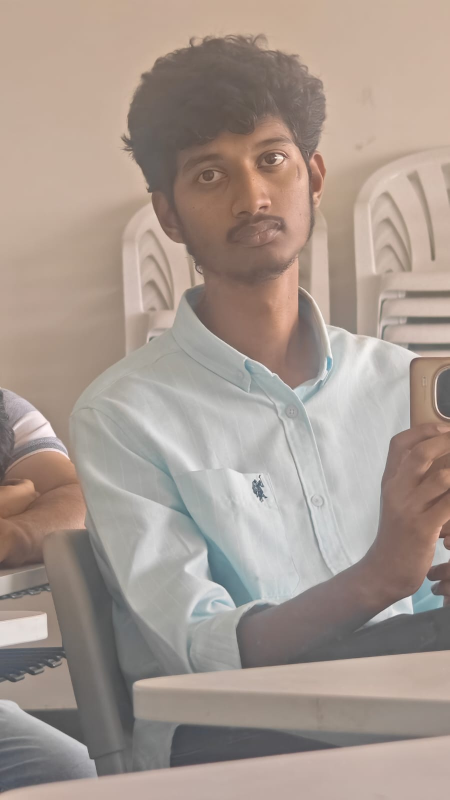
#> input picture Projects/trained_data/pavan.jpeg, 899 x 1599 px (shown at 1/2 size)
$ jupyter execute face_recognition.ipynb
#> lines starting #> are read from the running program, lines starting #| are printed output that depends on the picture
[cell 1]
import os
import cv2
import numpy as np
import matplotlib.pyplot as plt

def detect_face(img):
    gray = cv2.cvtColor(img, cv2.COLOR_BGR2GRAY)
    gray = cv2.equalizeHist(gray)
    face_cascade = cv2.CascadeClassifier(
        cv2.data.haarcascades + 'haarcascade_frontalface_alt.xml'
    )
    faces = face_cascade.detectMultiScale(gray, scaleFactor=1.1, minNeighbors=4)

    if len(faces) == 0:
        return None, None

    (x, y, w, h) = faces[0]
    face_roi = gray[y:y+h, x:x+w]
    face_roi = cv2.resize(face_roi, (200, 200))
    return face_roi, faces[0]

DATASET_PATH = "trained_data"

pavan_img = cv2.imread(os.path.join(DATASET_PATH, "pavan.jpeg"))
#> pavan_img is the input picture: shape (1599, 899, 3); mean B, G, R 143.5, 152.3, 166.3
nithin_img = cv2.imread(os.path.join(DATASET_PATH, "pnithin.jpeg"))
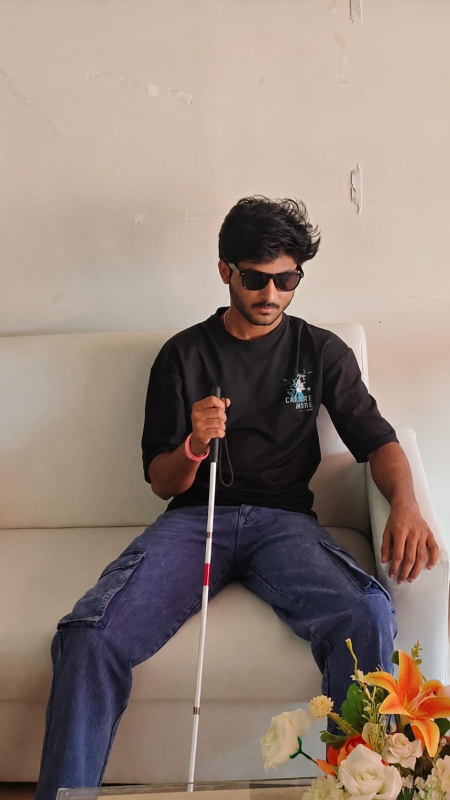
#> input picture Projects/trained_data/pnithin.jpeg, 900 x 1600 px (shown at 1/2 size)
#> nithin_img is the input picture: shape (1600, 900, 3); mean B, G, R 120.6, 130.4, 147.4

if pavan_img is None or nithin_img is None:
    print("Error: Could not find base training files (pavan.jpeg or pnithin.jpeg) in the trained_data folder.")
else:
    pavan_face, _ = detect_face(pavan_img)
#> in detect_face, `gray = cv2.cvtColor(img, cv2.COLOR_BGR2GRAY)`:
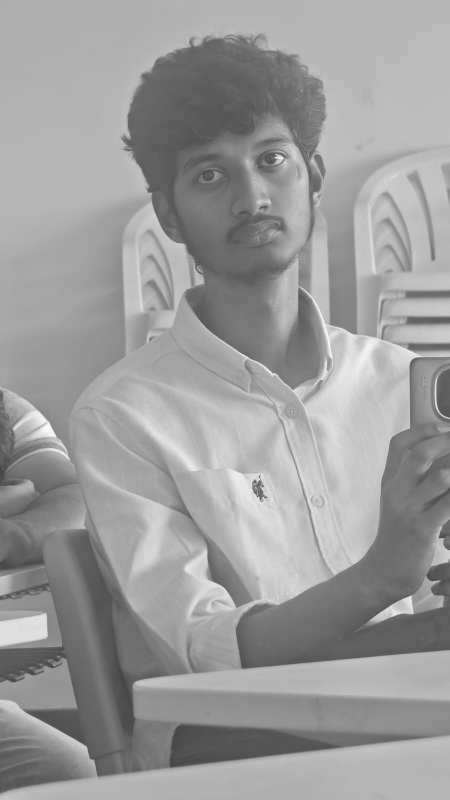
#> gray: shape (1599, 899) (shown at 1/2 size); min 66, max 255, mean 155.5
#> in detect_face, `gray = cv2.equalizeHist(gray)`:
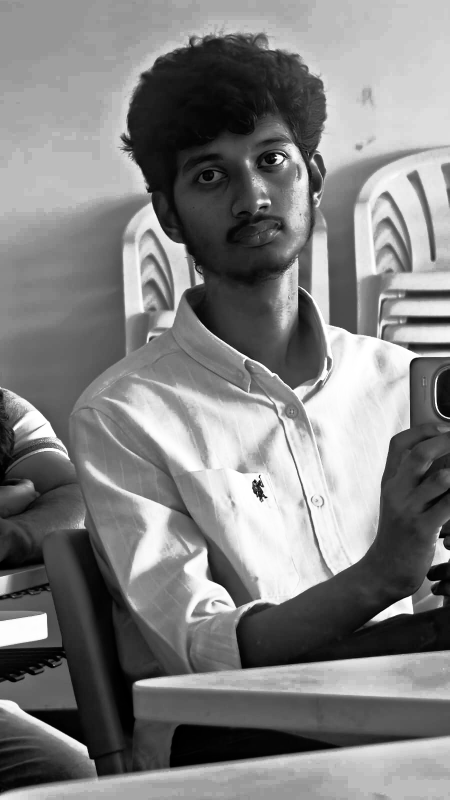
#> gray: shape (1599, 899) (shown at 1/2 size); min 0, max 255, mean 128.9
#> in detect_face, `faces = face_cascade.detectMultiScale(gray, scaleFactor=1.1, minNeighb..`: faces = [[344, 226, 318, 318]]
#> in detect_face, `(x, y, w, h) = faces[0]`: x = 344; y = 226; w = 318
#> in detect_face, `face_roi = gray[y:y+h, x:x+w]`:
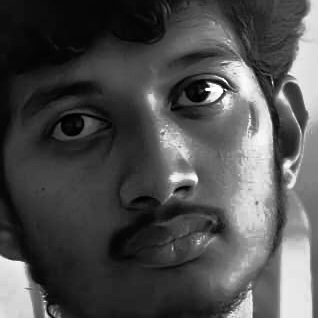
#> face_roi: shape (318, 318); min 0, max 255, mean 78.3
    nithin_face, _ = detect_face(nithin_img)
#> in detect_face (call 2), `gray = cv2.cvtColor(img, cv2.COLOR_BGR2GRAY)`:
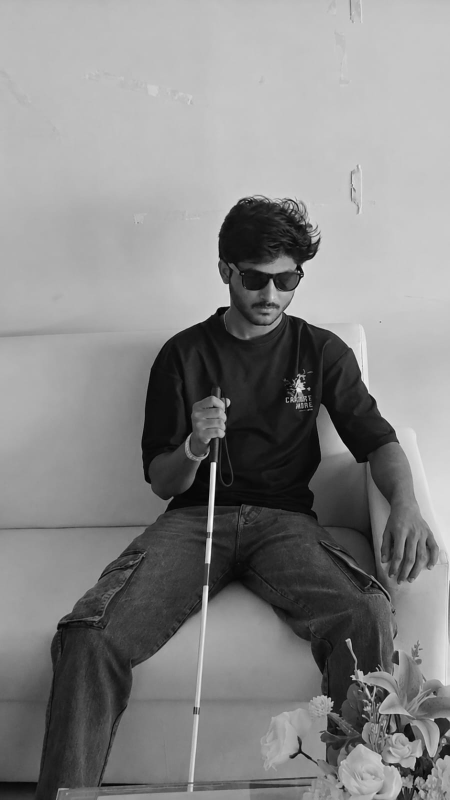
#> gray: shape (1600, 900) (shown at 1/2 size); min 0, max 255, mean 134.4
#> in detect_face (call 2), `gray = cv2.equalizeHist(gray)`:
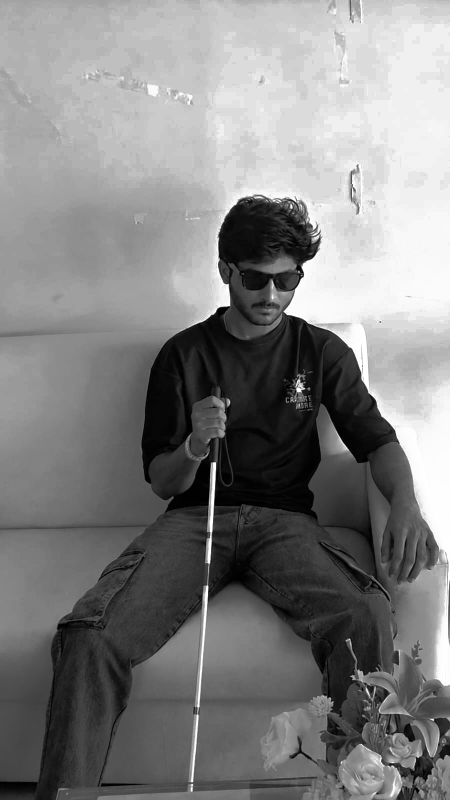
#> gray: shape (1600, 900) (shown at 1/2 size); min 0, max 255, mean 128.8
#> in detect_face (call 2), `faces = face_cascade.detectMultiScale(gray, scaleFactor=1.1, minNeighb..`: faces = [[462, 505, 153, 153]]
#> in detect_face (call 2), `(x, y, w, h) = faces[0]`: x = 462; y = 505; w = 153
#> in detect_face (call 2), `face_roi = gray[y:y+h, x:x+w]`:
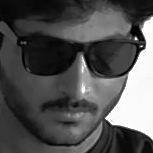
#> face_roi: shape (153, 153); min 0, max 255, mean 81.3

    if pavan_face is None or nithin_face is None:
        print("Error: Could not detect faces in one of the base training images.")
    else:
        faces = [pavan_face, nithin_face]
        labels = [1, 2]

        face_recognizer = cv2.face.LBPHFaceRecognizer_create()
        face_recognizer.train(faces, np.array(labels))
        print("✅ System successfully trained on both Pavan and Pnithin.")

        # --- CHOOSE YOUR TEST FILENAME HERE ---
        # "pavan.jpeg"   -> Will show Pavan (0) [Perfect match]
        # "pavan-1.jpeg" -> Will show Pavan (with a realistic confidence score)
        # "pnithin.jpeg" -> Will show "Not Matching"
        test_filename = "pavan.jpeg"

        test_image_path = os.path.join(DATASET_PATH, test_filename)
        test_img = cv2.imread(test_image_path)

        if test_img is not None:
            test_face, test_rect = detect_face(test_img)
#> test_rect = [344, 226, 318, 318]

            if test_face is not None:
                label, confidence = face_recognizer.predict(test_face)
#> label = 1; confidence = 0

                if label == 1 and confidence < 85:
                    label_text = f"Pavan ({int(confidence)})"
#> label_text = 'Pavan (0)'
                    box_color = (0, 255, 0)
                else:
                    label_text = "Not Matching"
                    box_color = (0, 0, 255)

                (x, y, w, h) = test_rect
#> x = 344; y = 226; w = 318; h = 318
                cv2.rectangle(test_img, (x, y), (x+w, y+h), box_color, 4)
                cv2.putText(test_img, label_text, (x, y - 15),
                            cv2.FONT_HERSHEY_SIMPLEX, 1.2, box_color, 3, cv2.LINE_AA)
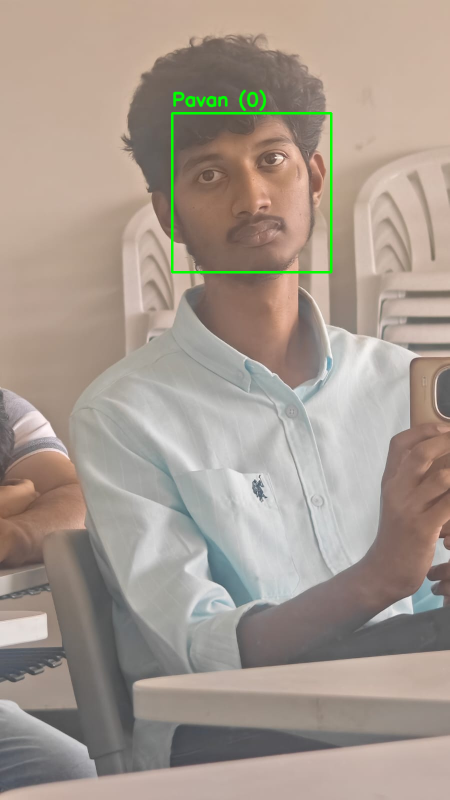
#> test_img: shape (1599, 899, 3) (shown at 1/2 size); mean B, G, R 142.8, 153.2, 165.5

                test_rgb = cv2.cvtColor(test_img, cv2.COLOR_BGR2RGB)
                train_rgb = cv2.cvtColor(pavan_img, cv2.COLOR_BGR2RGB)

                fig, axes = plt.subplots(1, 2, figsize=(12, 6))

                axes[0].imshow(test_rgb)
                axes[0].axis("off")
                axes[0].set_title("Current Test Image", fontsize=14, fontweight='bold')

                axes[1].imshow(train_rgb)
                axes[1].axis("off")
                axes[1].set_title("Original Authorized Face (Pavan)", fontsize=14, fontweight='bold')

                plt.tight_layout()
                plt.show()

            else:
                print("No face detected in test image.")
        else:
            print(f"Test image '{test_filename}' not found.")
